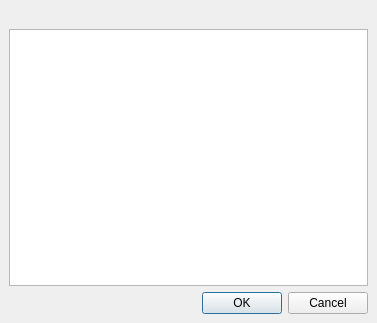
<ui version="4.0" >
 <class>selectForm</class>
 <widget class="QDialog" name="selectForm" >
  <property name="windowModality" >
   <enum>Qt::NonModal</enum>
  </property>
  <property name="geometry" >
   <rect>
    <x>0</x>
    <y>0</y>
    <width>377</width>
    <height>323</height>
   </rect>
  </property>
  <property name="windowTitle" >
   <string>Selection dialog</string>
  </property>
  <layout class="QGridLayout" >
   <property name="margin" >
    <number>9</number>
   </property>
   <property name="spacing" >
    <number>6</number>
   </property>
   <item row="2" column="0" >
    <widget class="QDialogButtonBox" name="buttonBox" >
     <property name="orientation" >
      <enum>Qt::Horizontal</enum>
     </property>
     <property name="standardButtons" >
      <set>QDialogButtonBox::Cancel|QDialogButtonBox::NoButton|QDialogButtonBox::Ok</set>
     </property>
    </widget>
   </item>
   <item row="1" column="0" >
    <widget class="QListWidget" name="listBox" />
   </item>
   <item row="0" column="0" >
    <widget class="QLabel" name="labelWidget" >
     <property name="text" >
      <string/>
     </property>
    </widget>
   </item>
  </layout>
 </widget>
 <resources/>
 <connections>
  <connection>
   <sender>buttonBox</sender>
   <signal>accepted()</signal>
   <receiver>selectForm</receiver>
   <slot>accept()</slot>
   <hints>
    <hint type="sourcelabel" >
     <x>248</x>
     <y>254</y>
    </hint>
    <hint type="destinationlabel" >
     <x>157</x>
     <y>274</y>
    </hint>
   </hints>
  </connection>
  <connection>
   <sender>buttonBox</sender>
   <signal>rejected()</signal>
   <receiver>selectForm</receiver>
   <slot>reject()</slot>
   <hints>
    <hint type="sourcelabel" >
     <x>316</x>
     <y>260</y>
    </hint>
    <hint type="destinationlabel" >
     <x>286</x>
     <y>274</y>
    </hint>
   </hints>
  </connection>
 </connections>
</ui>
